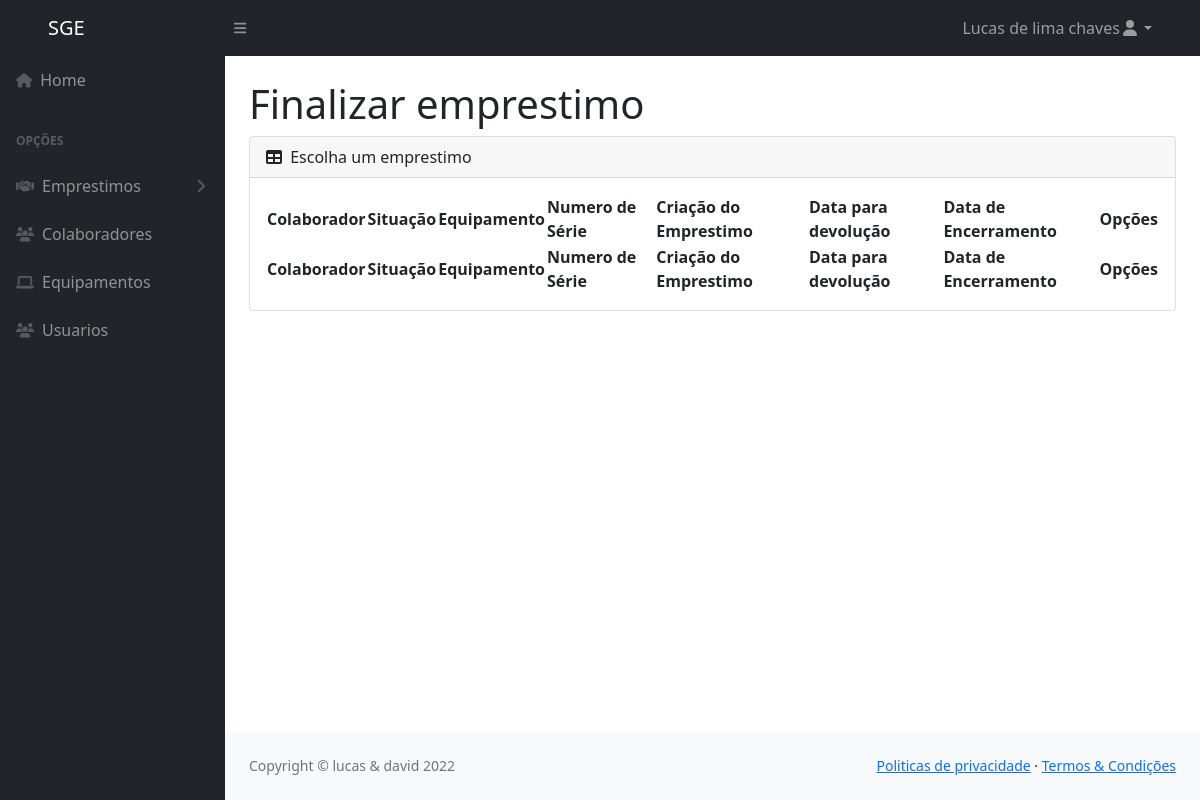
The page /encerrarEmprestimo/ (signed in) on the database as committed earlier.
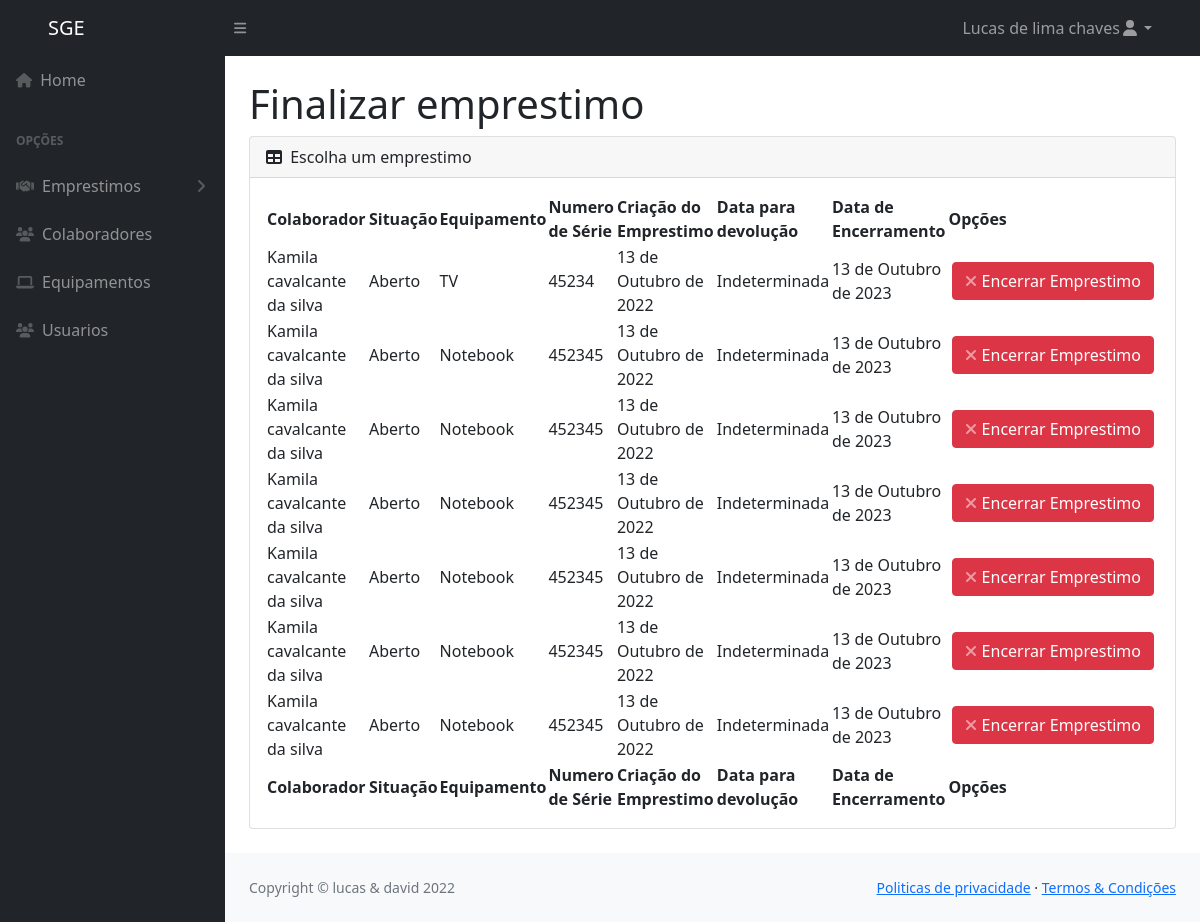
The same page on the database as committed later.
### core/models.py (models this page shows, shortened)
class Emprestimo(models.Model):
    colaborador = models.ForeignKey(Colaborador,
                                    on_delete=models.PROTECT,
                                    null=False,
                                    blank=False,
                                    )
    data_criacao = models.DateField(
        auto_now=True,
        null=False,
        blank=False,
    )
    data_encerramento = models.DateField(
        auto_now=False,
        null=False,
        blank=True,
    )
    data_devolucao = models.DateField(
        null=True,
        blank=True,
    )
    emprestimo_equipamento = models.ForeignKey(
        Equipamento,
        on_delete=models.PROTECT,
        null=False,
        blank=False,
    )
    assinatura_colaborador = models.ImageField(
        null=False,
        blank=False,
    )
    assinatura_responsavel = models.ImageField(
        null=False,
        blank=False,
    )
    STATUS_EMPRESTIMO_CHOICES = (
        ("Atrasado", "Atrasado"),
        ("Aberto", "Aberto"),
        ("Encerrado", "Encerrado"),
    )
    status_emprestimo = models.CharField(
        choices=STATUS_EMPRESTIMO_CHOICES,
        default="Aberto",
        max_length=100,
        blank=False,
        null=False,
    )

class Colaborador(models.Model):
    nome = models.CharField(
        max_length=200,
        null=False,
        blank=False,
        unique=True
    )
    email = models.EmailField(
        null=False,
        blank=False,
        unique=True
    )
    cpf = CPFField('cpf',
                   null=False,
                   blank=False,
                   unique=True
                   )
    rg = models.CharField(
        max_length=9,
        null=False,
        blank=False,
        unique=True
    )
    setor = models.CharField(
        max_length=100,
        null=False,
        blank=False,
    )

class Equipamento(models.Model):
    nome = models.CharField(
        max_length=200,
        null=False,
        blank=False
    )
    n_serie = models.IntegerField(
        null=False,
        blank=False,
        unique=True
    )
    quantidade = models.IntegerField(
        default=1,
        null=False,
        blank=True
    )
    arquivo_foto = models.FileField(
        ('Foto do objeto'),
        null=True,
        blank=True,
        upload_to='midias',
        help_text='Tamanho máximo de 64MB'
    )
    STATUS_EQUIPAMENTO = (
        ("Disponivel", "Disponivel"),
        ("Emprestado", "Emprestado"),
        ("Indisponivel", "Indisponivel")
    )
    status = models.CharField(max_length=100, choices=STATUS_EQUIPAMENTO,
                              default="Disponivel", blank=False, null=True)
    observacao = models.TextField(max_length=300)

### core/views.py (the view)
# urls.py: path('encerrarEmprestimo/', encerrarEmprestimo, name='encerrarEmprestimo'),
@login_required
def encerrarEmprestimo(request):
    context = {}
    emprestimos = Emprestimo.objects.all()  # todos
    emp_aberto = Emprestimo.objects.filter(
        status_emprestimo='Aberto').count()  # abertos
    emp_fechado = Emprestimo.objects.filter(
        status_emprestimo='Encerrado').count()  # abertos
    context['emp_aberto'] = emp_aberto
    context['emp_fechado'] = emp_fechado
    context['emprestimos'] = emprestimos
    return render(request, template_name='emprestimo/encerrarEmprestimo.html', context=context)

### core/templates/emprestimo/encerrarEmprestimo.html (shortened to what this page needs)
{% extends 'base.html' %}
{% block tituloPagina %}
<h1 class="mt-4">Finalizar emprestimo</h1>
{% endblock tituloPagina %}
{% block conteudo %}
<div class="card mb-4">
    <div class="card-header">
        <i class="fas fa-table me-1"></i>
        Escolha um emprestimo
    </div>
    <div class="card-body">
        <table id="datatablesSimple">
            <thead>
                <th>Colaborador</th>
                <th>Situação</th>
                <th>Equipamento</th>
                <th>Numero de Série</th>
                <th>Criação do Emprestimo</th>
                <th>Data para devolução</th>
                <th>Data de Encerramento</th>
                <th>Opções</th>
            </thead>
            <tfoot>
                <th>Colaborador</th>
                <th>Situação</th>
                <th>Equipamento</th>
                <th>Numero de Série</th>
                <th>Criação do Emprestimo</th>
                <th>Data para devolução</th>
                <th>Data de Encerramento</th>
                <th>Opções</th>
            </tfoot>
            <tbody>
                {% for emprestimo in emprestimos %}
                <tr>
                    <td>{{emprestimo.colaborador.nome}}</td>
                    <td>{{emprestimo.status_emprestimo}}</td>
                    <td>{{emprestimo.emprestimo_equipamento.nome}}</td>
                    <td>{{emprestimo.emprestimo_equipamento.n_serie}}</td>
                    <td>{{emprestimo.data_criacao}}</td>
                    <td> {% if emprestimo.data_devolucao == None %}
                            Indeterminada
                        {% else %}
                        {{emprestimo.data_devolucao}}
                        {% endif %}</td>
                    <td>{{emprestimo.data_encerramento}}</td>
                    <td class="text-center">
                        <div class="btn-group">
                            <div class="d-grid gap-2 justify-content-md-center">
                                {% if emprestimo.status_emprestimo == "Aberto" %}
                                    <a type="button" href="{% url 'finalizarEmprestimo' emprestimo.id %}" class="btn btn-danger ml-1 mr-1 btn-icon-split">
                                        <span class="icon text-white-50">
                                            <i class="fas fa-close"></i>
                                        </span>
                                        <span class="text">Encerrar Emprestimo</span>
                                    </a>
                                {% endif %}
                            </div>
                        </div>
                    </td>
                </tr>
                {% endfor %}
            </tbody>
        </table>
    </div>
</div>
{% endblock conteudo %}

### core/templates/base.html (shortened to what this page needs)
{% load static %}
<!DOCTYPE html>
<html lang="pt-BR">
<head>
    <link  rel="stylesheet" href="https://cdn.jsdelivr.net/npm/simple-datatables@latest/dist/style.css"/>
    <link rel="stylesheet" href="//code.jquery.com/ui/1.13.2/themes/base/jquery-ui.css">
    <link rel="stylesheet" href="https://cdn.jsdelivr.net/npm/bootstrap@4.0.0/dist/css/bootstrap.min.css">
    <link rel="stylesheet"  href={% static 'css/styles.css' %}/>
</head>
<body class="sb-nav">
    <nav class="sb-topnav navbar navbar-expand navbar-dark bg-dark">
        <a class="navbar-brand h1 ps-5" href="{% url 'index'%}">SGE
        </a>
        <button class="btn btn-link btn-sm order-1 order-lg-0 me-4 me-lg-0" id="sidebarToggle" href="#!"><i
                class="fas fa-bars"></i></button>
        <ul class="navbar-nav ms-auto ms-md-0 me-3 me-lg-4">
            <li class="nav-item dropdown">
                <a class="nav-link dropdown-toggle" id="navbarDropdown" href="#" role="button" data-bs-toggle="dropdown"
                    aria-expanded="false"><span>{{request.user.username}}</span><i class="fas fa-user fa-fw"></i></a>
            </li>
        </ul>
    </nav>
    <div id="layoutSidenav">
        <div id="layoutSidenav_nav">
            <nav class="sb-sidenav accordion sb-sidenav-dark" id="sidenavAccordion">
                <div class="sb-sidenav-menu">
                    <div class="nav">
                        <a class="nav-link" href="{% url 'index'%}">
                            <div class="sb-nav-link-icon"><i class="fa-solid fa-house"></i></div>
                            Home
                        </a>
                        <div class="sb-sidenav-menu-heading">Opções</div>
                        <a class="nav-link collapsed" href="#" data-bs-toggle="collapse"
                            data-bs-target="#collapseLayouts" aria-expanded="false" aria-controls="collapseLayouts">
                            <div class="sb-nav-link-icon"><i class="fa-solid fa-handshake"></i></div>
                            Emprestimos
                            <div class="sb-sidenav-collapse-arrow"><i class="fas fa-angle-down"></i></div>
                        </a>
                        <a class="nav-link" href="{% url 'cadastrarColaborador' %}">
                            <div class="sb-nav-link-icon"><i class="fa-solid fa-users"></i></i></div>
                            Colaboradores
                        </a>
                        <a class="nav-link" href="{% url 'cadastrarEquipamento'%}">
                            <div class="sb-nav-link-icon"><i class="fa-solid fa-laptop"></i></div>
                            Equipamentos
                        </a>
                        <a class="nav-link" href="{% url 'cadastrarUsuario' %}">
                            <div class="sb-nav-link-icon"><i class="fa-solid fa-users"></i></i></div>
                            Usuarios
                        </a>
                    </div>
                </div>
            </nav>
        </div>
        <div id="layoutSidenav_content">
            <main>
                <div class="container-fluid px-4">
                    {% block tituloPagina %}{% endblock tituloPagina %}
                    {% block conteudo %}{% endblock conteudo %}
                </div>
            </main>
            <footer class="py-4 bg-light mt-auto">
                <div class="container-fluid px-4">
                    <div class="d-flex align-items-center justify-content-between small">
                        <div class="text-muted">Copyright &copy; lucas & david 2022</div>
                        <div>
                            <a href="#">Politicas de privacidade</a>
                            &middot;
                            <a href="#">Termos &amp; Condições</a>
                        </div>
                    </div>
                </div>
            </footer>
        </div>
    </div>

Rows that differ between the two databases and show on the page:
added Emprestimo: colaborador.nome "Kamila cavalcante da silva", status_emprestimo "Aberto", emprestimo_equipamento.nome "TV", emprestimo_equipamento.n_serie "45234", data_criacao "13 de Outubro de 2022", shows "Indeterminada", data_encerramento "13 de Outubro de 2023", shows "Encerrar Emprestimo"
added Emprestimo: colaborador.nome "Kamila cavalcante da silva", status_emprestimo "Aberto", emprestimo_equipamento.nome "Notebook", emprestimo_equipamento.n_serie "452345", data_criacao "13 de Outubro de 2022", shows "Indeterminada", data_encerramento "13 de Outubro de 2023", shows "Encerrar Emprestimo"
added Emprestimo: colaborador.nome "Kamila cavalcante da silva", status_emprestimo "Aberto", emprestimo_equipamento.nome "Notebook", emprestimo_equipamento.n_serie "452345", data_criacao "13 de Outubro de 2022", shows "Indeterminada", data_encerramento "13 de Outubro de 2023", shows "Encerrar Emprestimo"
added Emprestimo: colaborador.nome "Kamila cavalcante da silva", status_emprestimo "Aberto", emprestimo_equipamento.nome "Notebook", emprestimo_equipamento.n_serie "452345", data_criacao "13 de Outubro de 2022", shows "Indeterminada", data_encerramento "13 de Outubro de 2023", shows "Encerrar Emprestimo"
added Emprestimo: colaborador.nome "Kamila cavalcante da silva", status_emprestimo "Aberto", emprestimo_equipamento.nome "Notebook", emprestimo_equipamento.n_serie "452345", data_criacao "13 de Outubro de 2022", shows "Indeterminada", data_encerramento "13 de Outubro de 2023", shows "Encerrar Emprestimo"
added Emprestimo: colaborador.nome "Kamila cavalcante da silva", status_emprestimo "Aberto", emprestimo_equipamento.nome "Notebook", emprestimo_equipamento.n_serie "452345", data_criacao "13 de Outubro de 2022", shows "Indeterminada", data_encerramento "13 de Outubro de 2023", shows "Encerrar Emprestimo"
added Emprestimo: colaborador.nome "Kamila cavalcante da silva", status_emprestimo "Aberto", emprestimo_equipamento.nome "Notebook", emprestimo_equipamento.n_serie "452345", data_criacao "13 de Outubro de 2022", shows "Indeterminada", data_encerramento "13 de Outubro de 2023", shows "Encerrar Emprestimo"
